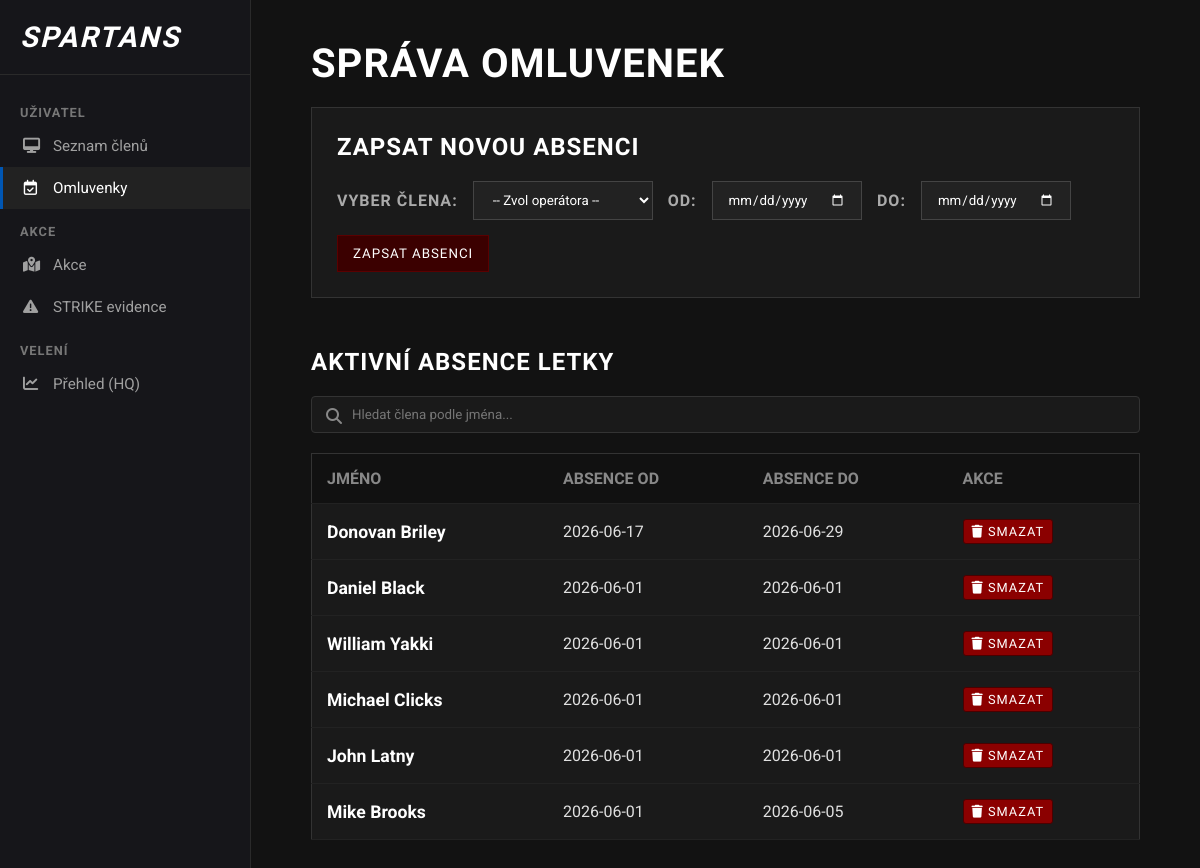
/omluvenky, run on an earlier commit of the app's database.
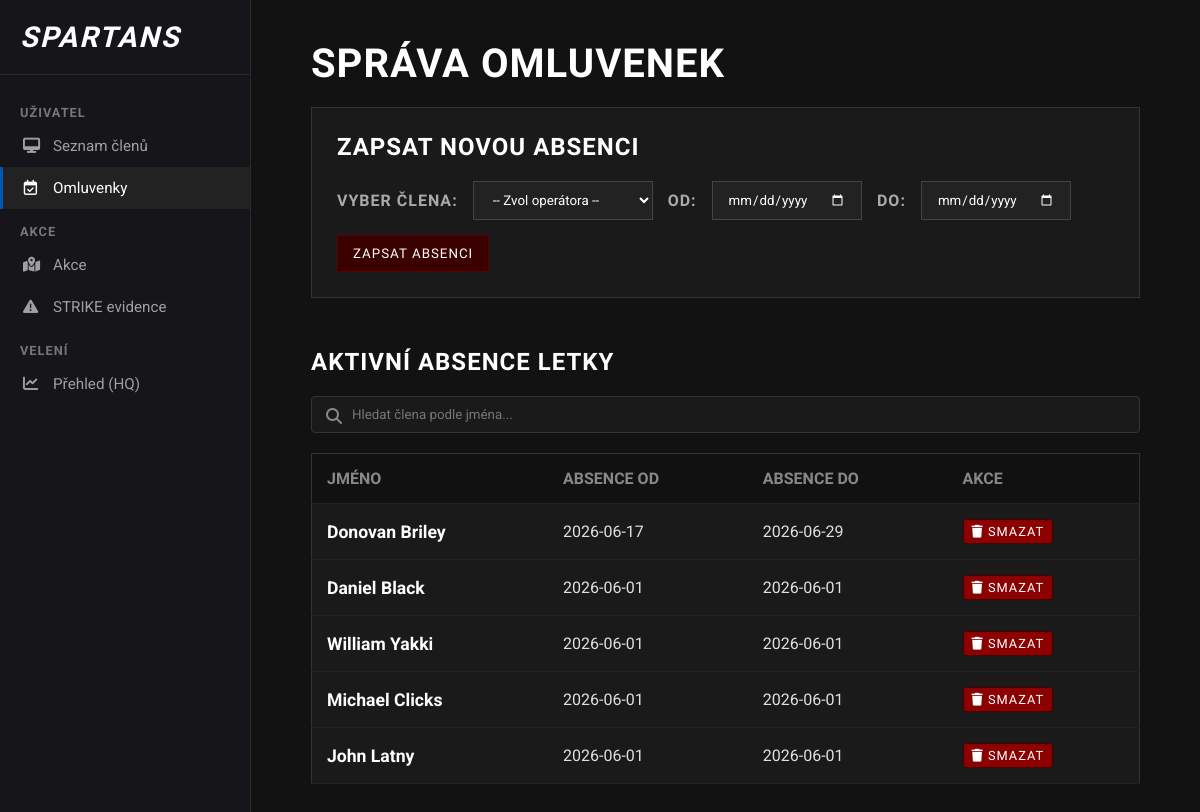
And on a later commit of the database.
### app.py (models this page shows)
class Omluvenka(db.Model):
    id = db.Column(db.Integer, primary_key=True)
    datum_od = db.Column(db.Date, nullable=False)
    datum_do = db.Column(db.Date, nullable=False)
    clen_id = db.Column(db.Integer, db.ForeignKey('clen.id'), nullable=False)
    clen = db.relationship('Clen', backref='vsechny_omluvenky')

class Clen(db.Model):
    id = db.Column(db.Integer, primary_key=True)
    jmeno = db.Column(db.String(50), nullable=False)
    hodnost_id = db.Column(db.Integer, db.ForeignKey('hodnost.id'), nullable=False)
    hodnost = db.relationship('Hodnost')

### app.py (the view, shortened to what this page needs)
@app.route('/omluvenky', methods=['GET', 'POST'])
def omluvenky_stranka():
    vsechni_clenove = Clen.query.all()
    vsechny_omluvenky = Omluvenka.query.order_by(Omluvenka.datum_od.desc()).all()
    return render_template('omluvenky.html', clenove=vsechni_clenove, omluvenky=vsechny_omluvenky)

### templates/omluvenky.html (shortened to what this page needs)
<!DOCTYPE html>
<html lang="cs">
<head>
    <link rel="stylesheet" href="https://cdnjs.cloudflare.com/ajax/libs/font-awesome/6.4.0/css/all.min.css">
    <link rel="stylesheet" href="{{ url_for('static', filename='omluvenky.css') }}">
</head>
<body>
    <div class="sidebar">
      <div class="sidebar-brand">
        <i> SPARTANS</i>
      </div>
      <div class="sidebar-category">Uživatel</div>
      <div class="sidebar-nav">
        <a href="/"
          ><i class="fa-solid fa-desktop"></i> Seznam členů</a
        >
        <a href="/omluvenky" class="active"
          ><i class="fa-regular fa-calendar-check"></i> Omluvenky</a
        >
      </div>
      <div class="sidebar-category">Akce</div>
      <div class="sidebar-nav">
        <a href="/akce"><i class="fa-solid fa-map-location-dot"></i> Akce </a>
        <a href="/strike"><i class="fa-solid fa-triangle-exclamation"></i> STRIKE evidence</a>
      </div>
      <div class="sidebar-category">Velení</div>
      <div class="sidebar-nav">
          <a href="/dashboard"><i class="fa-solid fa-chart-line"></i> Přehled (HQ)</a>
      </div>
    </div>
    <div class="main-content">
        <div class="container" style="display: block;">
            <h1>Správa Omluvenek</h1>
            <div class="form-box">
                <h2>Zapsat novou absenci</h2>
                <form action="/omluvenky" method="POST" class="form-group">
                    <label for="clen_id">Vyber člena:</label>
                    <select id="clen_id" name="clen_id" required>
                        <option value="" disabled selected>-- Zvol operátora --</option>
                    </select>
                    <label for="datum_od">Od:</label>
                    <input type="date" id="datum_od" name="datum_od" required>
                    <label for="datum_do">Do:</label>
                    <input type="date" id="datum_do" name="datum_do" required>
                    <button type="submit">Zapsat absenci</button>
                </form>
            </div>
            <h2>Aktivní absence letky</h2>
            <div style="margin-bottom: 20px; position: relative;">
                <i class="fa-solid fa-magnifying-glass" style="position: absolute; left: 15px; top: 12px; color: #888;"></i>
                <input type="text" id="search-omluvenky" onkeyup="hledatOmluvenku()" placeholder="Hledat člena podle jména..." style="width: 100%; padding: 10px 10px 10px 40px; background-color: #1a1a1a; border: 1px solid #333; color: #fff; font-family: 'Roboto', sans-serif; box-sizing: border-box; border-radius: 4px;">
            </div>
            <table id="tabulka-omluvenek">
                <tr>
                    <th>Jméno</th>
                    <th>Absence OD</th>
                    <th>Absence DO</th>
                    <th>Akce</th>
                </tr>
                {% for omluvenka in omluvenky %}
                <tr>
                    <td class="cell-name">{{ omluvenka.clen.jmeno }}</td>
                    <td>{{ omluvenka.datum_od }}</td>
                    <td>{{ omluvenka.datum_do }}</td>
                    <td>
                        <form action="/smazat_omluvenku/{{ omluvenka.id }}" method="POST" onsubmit="return confirm('Opravdu chceš smazat tuto absenci?');" style="margin: 0;">
                            <button type="submit" style="background-color: #8b0000; border: 1px solid #4a0000; color: white; padding: 4px 8px; border-radius: 3px; cursor: pointer; font-size: 0.8rem;">
                                <i class="fa-solid fa-trash"></i> Smazat
                            </button>
                        </form>
                    </td>
                </tr>
                {% else %}
                <tr>
                    <td colspan="4" style="color: #555; font-style: italic;">Aktuálně nejsou hlášeny žádné absence.</td>
                </tr>
                {% endfor %}
            </table>
        </div>
    </div>
</body>
</html>

### static/omluvenky.css (style rules this page uses)
body { background-color: #121212; color: #e0e0e0; font-family: 'Roboto', sans-serif; margin: 0; padding: 0; display: flex; min-height: 100vh; }
.sidebar { width: 250px; background-color: #16161a; border-right: 1px solid #2a2a2a; display: flex; flex-direction: column; padding-top: 20px; flex-shrink: 0; }
.sidebar-brand { color: #fff; font-family: 'Oswald', sans-serif; font-size: 1.8rem; font-weight: bold; letter-spacing: 2px; padding: 0 20px 20px 20px; border-bottom: 1px solid #2a2a2a; margin-bottom: 15px; display: flex; align-items: center; gap: 10px; }
.sidebar-category { color: #777; font-size: 0.8rem; text-transform: uppercase; font-weight: bold; margin: 15px 20px 5px 20px; letter-spacing: 1px; }
.sidebar-nav { display: flex; flex-direction: column; }
.sidebar-nav a { color: #a0a0a0; text-decoration: none; padding: 12px 20px; display: flex; align-items: center; gap: 15px; font-size: 0.95rem; transition: all 0.2s; border-left: 3px solid transparent; }
.sidebar-nav a.active { background-color: #222; color: #fff; border-left-color: #0056b3; }
.sidebar-nav a i { width: 15px; text-align: center; }
.main-content { flex: 1; padding: 40px; background-color: #121212; box-sizing: border-box; }
.container { max-width: 1200px; margin: 0 auto; padding: 0 20px; }
h1, h2 { font-family: 'Oswald', sans-serif; text-transform: uppercase; color: #ffffff; letter-spacing: 1px; }
h1 { font-size: 2.5rem; margin-top: 0; margin-bottom: 20px; }
h2 { font-size: 1.5rem; margin-top: 0; margin-bottom: 20px; }
.form-box { background-color: #1a1a1a; padding: 25px; border: 1px solid #333; margin-bottom: 50px; }
.form-group { display: flex; gap: 15px; align-items: center; flex-wrap: wrap; }
label { font-weight: bold; color: #aaa; font-family: 'Oswald', sans-serif; text-transform: uppercase; letter-spacing: 1px; }
input, select, button { background-color: #222; color: #fff; border: 1px solid #444; padding: 10px 15px; font-family: 'Roboto', sans-serif; }
input[type="date"] { color-scheme: dark; }
button { background-color: #3b0000; border: 1px solid #5a0000; cursor: pointer; font-family: 'Oswald', sans-serif; text-transform: uppercase; letter-spacing: 1px; transition: background 0.2s; }
table { width: 100%; border-collapse: collapse; background-color: #1a1a1a; border: 1px solid #333; margin-top: 10px; }
th, td { padding: 15px; text-align: left; border-bottom: 1px solid #222; }
th { background-color: #111; font-family: 'Oswald', sans-serif; color: #888; text-transform: uppercase; }
.cell-name { font-weight: bold; color: #fff; font-size: 1.1rem; }

What changed in the data, as far as the page shows it:
removed Omluvenka: clen.jmeno "Mike Brooks", datum_od "2026-06-01", datum_do "2026-06-05"
